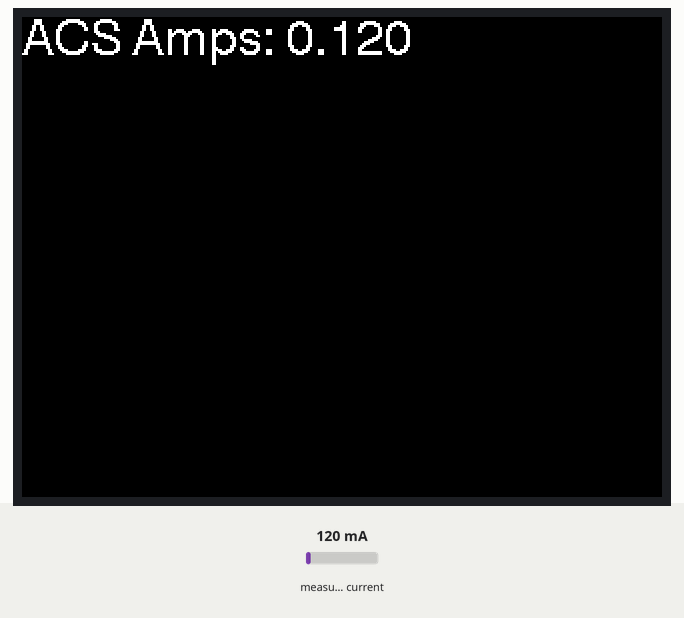
Recording of a sketch running on a simulated ESP8266 (NodeMCU). Parts: 320×240 colour display. The inputs (shaded band) are chosen by the test bench; at power-on: measured current 120 mA. WiFi joins after 1.5 s; servers stay silent unless stated.

Above: at 4.2 s.
4.3 s: measured current set to 40 mA
At 4.9 s:
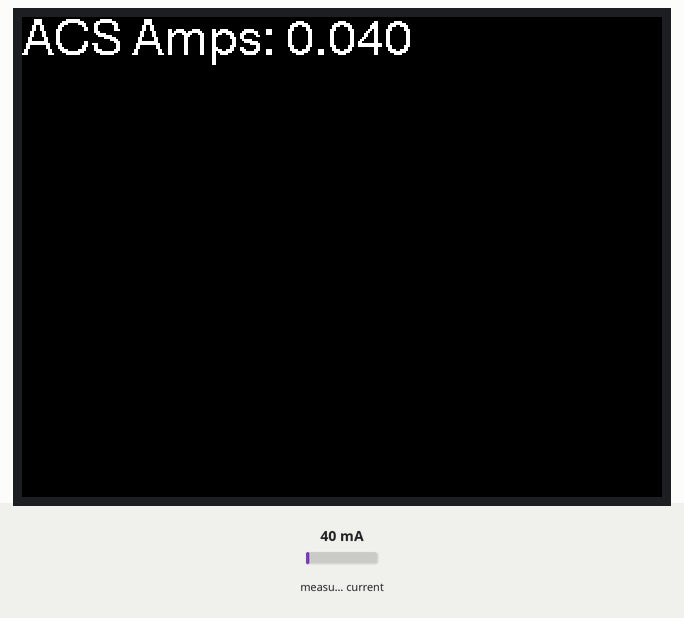
5.8 s: measured current set to 500 mA
At 6.8 s:
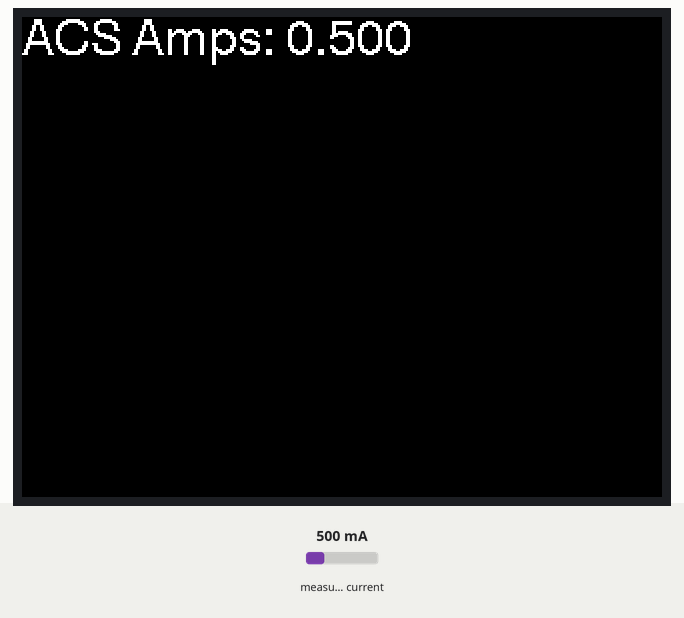
7.3 s: measured current set to 1000 mA
At 8.5 s:
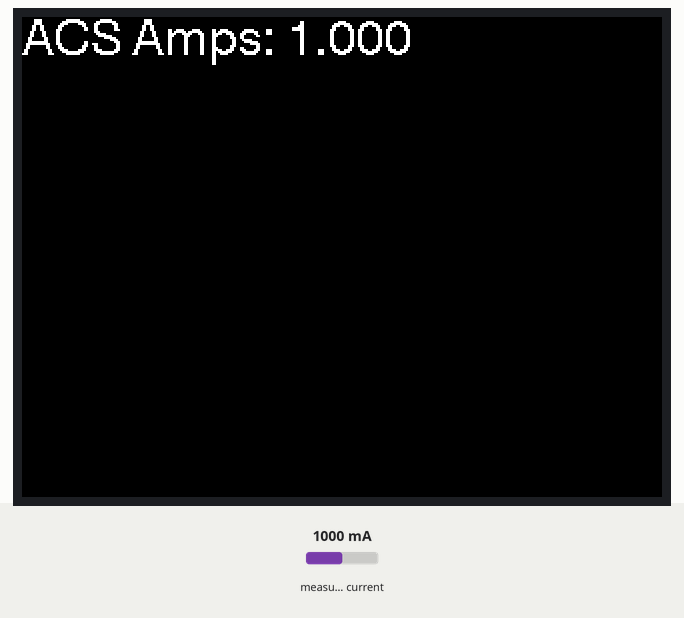
Timing chart, 0 to 10.3 s (numbered marks = the images above; inputs shaded):
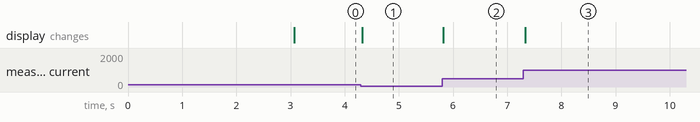

The sketch:

ACS712_TFT_eSPI_AC.ino
```cpp
#include <Wire.h>
#include <SPI.h>
#include <TFT_eSPI.h>       // Hardware-specific library
TFT_eSPI tft = TFT_eSPI();  // Invoke custom library

#define BLYNK_PRINT Serial
#include <ESP8266WiFi.h>
#include <BlynkSimpleEsp8266.h>

#include "ACS712.h"
// Arduino UNO has 5.0 volt with a max ADC value of 1023 steps
// ACS712 5A  uses 185 mV per A
// ACS712 20A uses 100 mV per A
// ACS712 30A uses  66 mV per A

ACS712  ACS(A0, 5.0, 1023, 66);
// ESP 32 example (requires resistors to step down the logic voltage)
//ACS712  ACS(25, 5.0, 4095, 66);

char auth[] = "1a589190cd0e42caa727ea338ed16790";
char ssid[] = "test";
char pass[] = "1q2w3e4r";

void setup()
{
  Serial.begin(115200);

  tft.init();
  tft.setRotation(1);
  tft.fillScreen(TFT_BLACK);
  tft.setCursor(0, 0, 4); // Set "cursor" at top left corner of display (0,0) and select font 4
  tft.setTextColor(TFT_WHITE, TFT_BLACK);
  tft.println("metar");

  ACS.autoMidPoint();

  WiFi.hostname("ESP-ACS712");
  //Blynk.begin(auth, ssid, pass);
  Blynk.begin(auth, ssid, pass, IPAddress(192, 168, 10, 10), 8080);
  //Blynk.begin(auth, ssid, pass, IPAddress(217, 174, 61, 217), 18080);
  WiFi.hostname("ESP-ACS712");
  delay(1000);
}

void loop()
{
  tft.setCursor(0, 0, 4);

  float A = ACS.mA_AC() / 1000.0;
  tft.print("ACS Amps: ");
  tft.print(A, 3);

  Blynk.virtualWrite(V26, A);  //Blynk V16 is for Temperature

}
```

Measured:
- after the input at 4.3 s, the display: changes at once (image 1)
- after the input at 5.8 s, the display: changes at once (image 2)
- after the input at 7.3 s, the display: changes at once (image 3)
